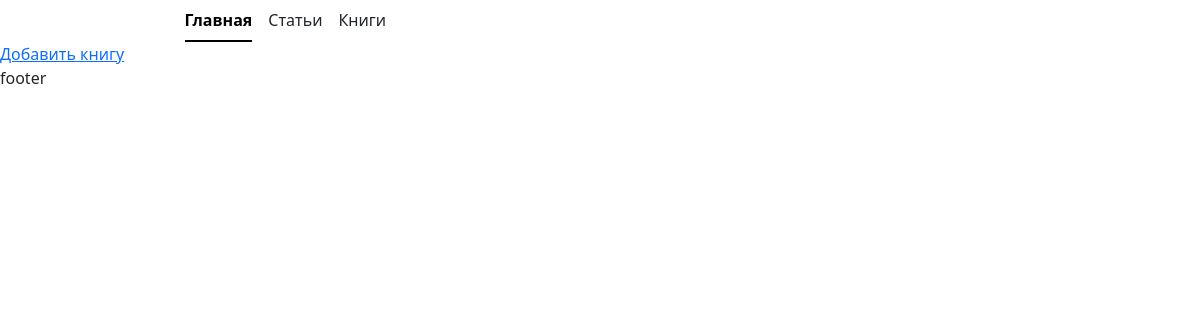
The page /books/ on the database as committed earlier.
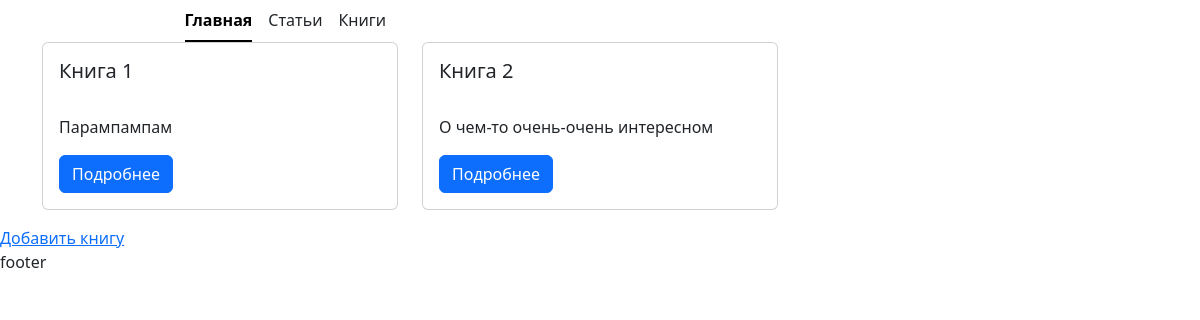
The same page on the database as committed later.
### classviewshome/models.py (models this page shows, shortened)
class Book(models.Model):
    title = models.CharField(max_length=100, verbose_name="Заголовок")
    description = models.CharField(max_length=340, verbose_name="Описание")
    article = models.ManyToManyField(Article, verbose_name="Статьи")

### classviewshome/views.py (the view)
# urls.py: path('books/', BookListView.as_view(), name='book_list'),
class BookListView(ListView):
    model = Book

### classviewshome/templates/classviewshome/book_list.html (shortened to what this page needs)
{% extends 'base.html' %}
{% block content %}
    <div class="container">
    <div class="row">
        {% for book in book_list %}
          <div class="col-12 md-6 col-xl-4 col-xxl-3 mb-2 mb-md-3">
            <div class="card">
              <div class="card-body">
                <h5 class="card-title">{{ book.title }}</h5>
                <p class="card-text">{{ book.description }}</p>
                <a href="{% url 'book_detail' book.pk %}" class="btn btn-primary">Подробнее</a>
              </div>
            </div>
          </div>
        {% endfor %}
        </div>
    </div>
<div><a href="{% url 'create_book' %}">Добавить книгу</a></div>
{% endblock content %}

Rows that differ between the two databases and show on the page:
added Book: title "Книга 1", description "Парампампам"
added Book: title "Книга 2", description "О чем-то очень-очень интересном"
